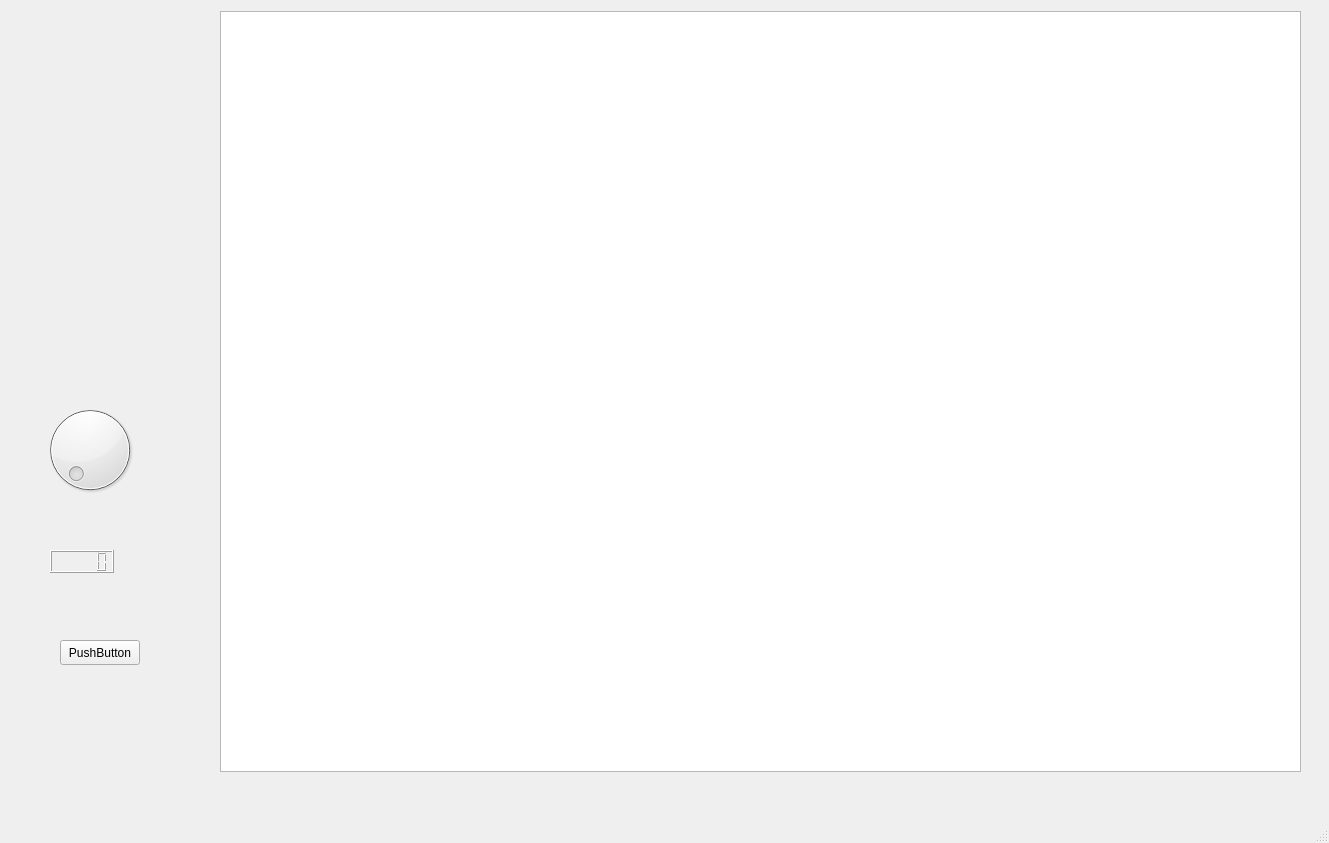
<?xml version="1.0" encoding="UTF-8"?>
<ui version="4.0">
 <class>MainWindow</class>
 <widget class="QMainWindow" name="MainWindow">
  <property name="geometry">
   <rect>
    <x>0</x>
    <y>0</y>
    <width>1329</width>
    <height>843</height>
   </rect>
  </property>
  <property name="minimumSize">
   <size>
    <width>0</width>
    <height>0</height>
   </size>
  </property>
  <property name="maximumSize">
   <size>
    <width>1920</width>
    <height>1080</height>
   </size>
  </property>
  <property name="windowTitle">
   <string>MainWindow</string>
  </property>
  <widget class="QWidget" name="centralwidget">
   <widget class="QGraphicsView" name="graphicsView">
    <property name="geometry">
     <rect>
      <x>220</x>
      <y>11</y>
      <width>1081</width>
      <height>761</height>
     </rect>
    </property>
    <property name="maximumSize">
     <size>
      <width>1920</width>
      <height>1080</height>
     </size>
    </property>
    <property name="interactive">
     <bool>true</bool>
    </property>
   </widget>
   <widget class="QDial" name="dial">
    <property name="geometry">
     <rect>
      <x>40</x>
      <y>400</y>
      <width>100</width>
      <height>100</height>
     </rect>
    </property>
   </widget>
   <widget class="QLCDNumber" name="lcdNumber">
    <property name="geometry">
     <rect>
      <x>50</x>
      <y>550</y>
      <width>64</width>
      <height>23</height>
     </rect>
    </property>
   </widget>
   <widget class="QPushButton" name="pushButton">
    <property name="geometry">
     <rect>
      <x>60</x>
      <y>640</y>
      <width>80</width>
      <height>25</height>
     </rect>
    </property>
    <property name="text">
     <string>PushButton</string>
    </property>
   </widget>
  </widget>
  <widget class="QMenuBar" name="menubar">
   <property name="geometry">
    <rect>
     <x>0</x>
     <y>0</y>
     <width>1329</width>
     <height>25</height>
    </rect>
   </property>
  </widget>
  <widget class="QStatusBar" name="statusbar"/>
 </widget>
 <resources/>
 <connections/>
</ui>
